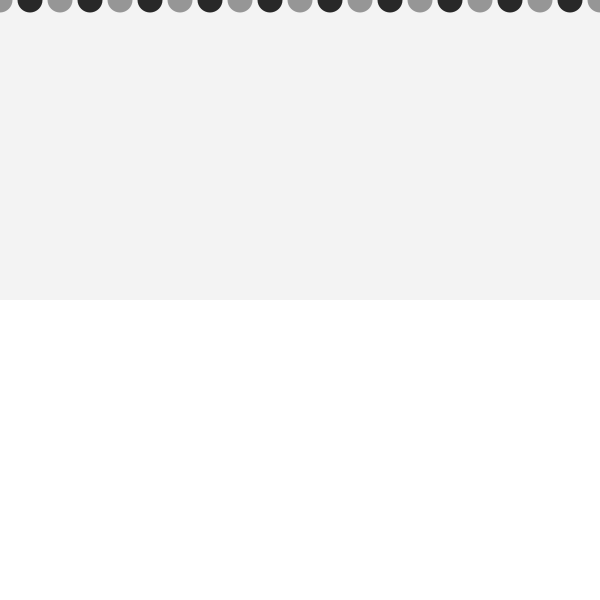
Frame 1 (no input)
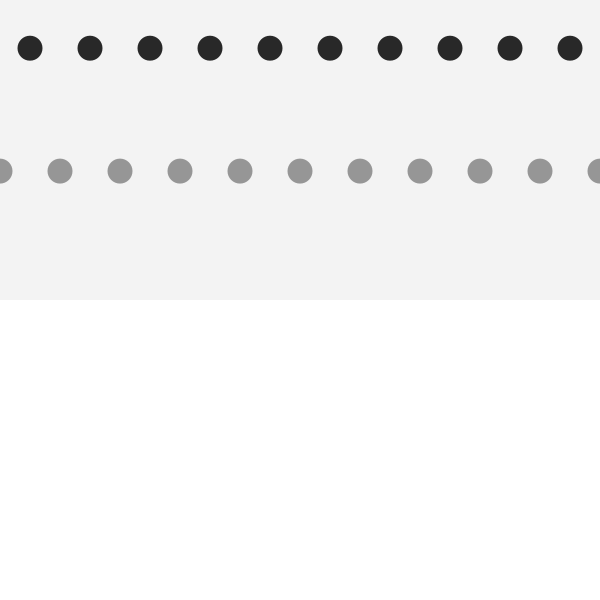
Frame 60 (the mouse pressed at the canvas centre just before this capture)
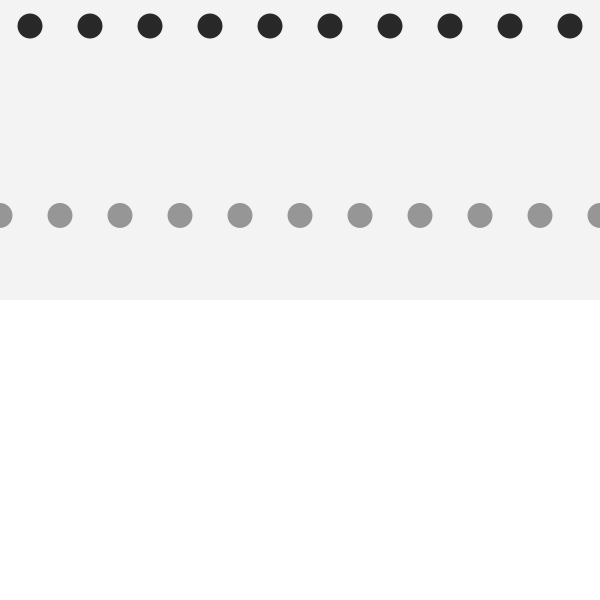
Frame 120 (the mouse held since frame 60 and released just before this capture)

The Processing sketch that drew these frames (run headless with seeded random() and noise(); from frame 60 on, the mouse is pressed at the canvas centre):

// Processing sketch: processing_111540
// ── processing_111540.pde



float cc;
float x;
float x1;
float y = 0;
float y1 = 0;
float speed = 0;
float speed1 = 0;
float gravity = 0.1;
float gravity1 = 0.5;
float boundary = 300;
float py1;
float py;


boolean button = false;

void setup() {
  size(600, 600);
  colorMode(HSB);
}


void draw() {

  background(255);

  fill(100, 20);
  noStroke();
  rect(0, 0, width, 300);

  fill(255, 20);
  noStroke();
  rect(0, 300, width, 600);

  fill(150);
  noStroke();
  ellipse(0, y, 25, 25);
  
  x = 0;
  while (x<width) {
    x = x + 60;

    fill(150);
    noStroke();
    ellipse(x, y, 25, 25);
  }


  y = y + speed;
  speed = speed + gravity;

  if (gravity > 0) {
    if ((y > height/2) && (py < height/2)) {
      speed = speed * -0.95;
    }
  } 
  else if (gravity < 0) {
    if ((y < 0) && (py > 0)) {
      speed = speed *-0.95;
    }
  }
py = y;

//  x1 = 0;
//  while (x1 <width) {
//    x1 = x1 + 30;
//    fill(40);
//    noStroke();
//    ellipse(x1, y1, 25, 25);
//  }
  
  for(int i=30; i<width; i+=60){
   fill(40);
    noStroke();
    ellipse(i, y1, 25, 25);
  }
  
  y1 = y1 + speed1;
  speed1 = speed1 + gravity1;

  
  if (gravity1 > 0) {
    if ((y1 > boundary) && (py1 < boundary)) {
      speed1 = speed1 * -0.95;
    }
  } 
  

  else if (gravity1 < 0) {
    if ((y1 < 0) && (py1 > 0)) {
      speed1 = speed1 *-0.95;
    }
  }

py1 = y1;
  
}

void mousePressed() {
  speed = -speed;
  gravity = -gravity;
  speed1 = -speed1;
  gravity1 = -gravity1;
}

  void keyPressed(){
    boundary = 580;
  }
void keyReleased(){
  boundary = 300;
   speed1 = -speed1;
  gravity1 = -gravity1;
}
